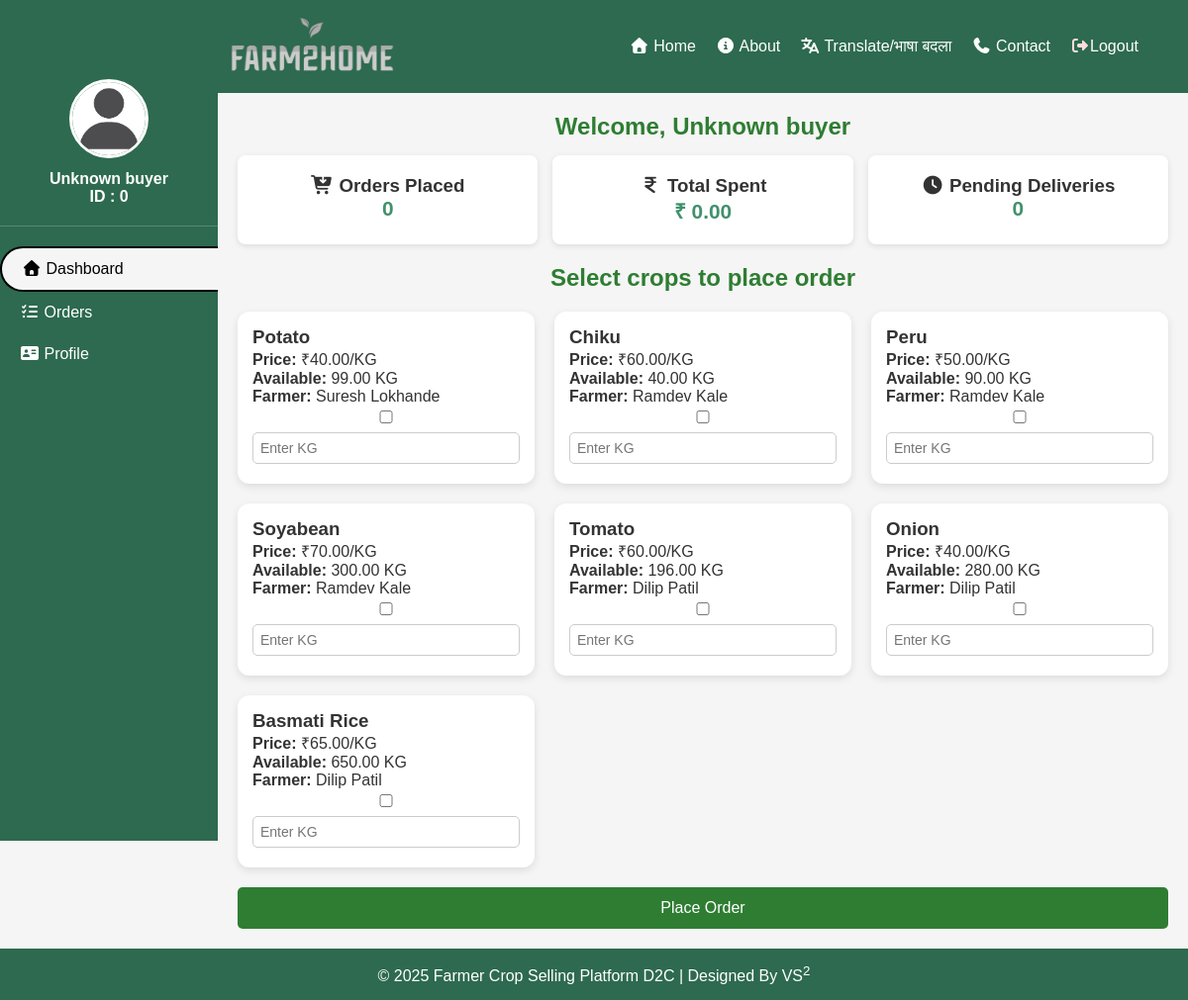
The page /buyer.php (signed in) on the database its author committed.
### tables this page shows
CREATE TABLE `crop` (
  `crop_id` int(11) NOT NULL,
  `crop_category` enum('Vegetable','Fruit','Cereal','Pulses','Oilseed','Spices','Mixed') NOT NULL DEFAULT 'Mixed',
  `crop_name` varchar(30) NOT NULL,
  `crop_quantity_in_kg` decimal(10,2) NOT NULL CHECK (`crop_quantity_in_kg` > 0),
  `crop_price_per_kg` decimal(10,2) NOT NULL CHECK (`crop_price_per_kg` > 0),
  `crop_description` text DEFAULT NULL,
  `crop_status` enum('available','sold') NOT NULL DEFAULT 'available',
  `crop_harvest_date` date NOT NULL,
  `best_before_days` int(11) NOT NULL CHECK (`best_before_days` > 0),
  `farmer_id` int(11) DEFAULT NULL
);

CREATE TABLE `farmer` (
  `farmer_id` int(11) NOT NULL,
  `farmer_name` varchar(30) NOT NULL,
  `farmer_age` int(11) NOT NULL,
  `farmer_gender` enum('M','F','O') DEFAULT NULL,
  `farmer_address` varchar(200) NOT NULL,
  `city` varchar(15) DEFAULT NULL,
  `state` varchar(15) DEFAULT NULL,
  `pin_code` varchar(6) NOT NULL CHECK (`pin_code` regexp '^[0-9]{6}$'),
  `farmer_aadhar_no` varchar(12) NOT NULL CHECK (`farmer_aadhar_no` regexp '^[0-9]{12}$'),
  `farmer_pan_no` varchar(10) NOT NULL CHECK (`farmer_pan_no` regexp '^[A-Z]{5}[0-9]{4}[A-Z]{1}$'),
  `farmer_contact_no` varchar(15) NOT NULL CHECK (`farmer_contact_no` regexp '^[6-9][0-9]{9}$'),
  `farmer_mail_id` varchar(40) NOT NULL,
  `time_of_registration` timestamp NOT NULL DEFAULT current_timestamp(),
  `farmer_username` varchar(20) NOT NULL,
  `farmer_password` char(255) NOT NULL
);

### buyer.php (the view, shortened to what this page needs)
<?php
    include 'db.php';
    $username = $_SESSION['username'];
    $sql = "SELECT buyer_name FROM buyer WHERE buyer_username = ?";
    $stmt = $conn->prepare($sql);
    $stmt->bind_param("s", $username);
    $stmt->execute();
    $result = $stmt->get_result();
    if ($row = $result->fetch_assoc()) {
        $buyer_name = $row['buyer_name'];
    } else {
        $buyer_name = "Unknown buyer";
    }
    $sql = "SELECT buyer_id FROM buyer WHERE buyer_username = ?";
    $stmt = $conn->prepare($sql);
    $stmt->bind_param("s", $username);
    $stmt->execute();
    $result = $stmt->get_result();
    if ($row = $result->fetch_assoc()) {
        $buyer_id = $row['buyer_id'];
    } else {
        $buyer_id =0;
    }
    $sql_orders = "SELECT COUNT(*) AS total_orders
                FROM orders
                WHERE buyer_id = ?";
    $stmt = $conn->prepare($sql_orders);
    $stmt->bind_param("i", $buyer_id);
    $stmt->execute();
    $res = $stmt->get_result();
    $row = $res->fetch_assoc();
    $total_orders = $row['total_orders'] ?? 0;
    $sql_pending = "SELECT COUNT(*) AS pending_count
                    FROM orders
                    WHERE buyer_id = ?
                    AND order_status = 'Pending'";
    $stmt = $conn->prepare($sql_pending);
    $stmt->bind_param("i", $buyer_id);
    $stmt->execute();
    $res = $stmt->get_result();
    $row = $res->fetch_assoc();
    $pending_deliveries = $row['pending_count'] ?? 0;
    $sql_spent = "SELECT SUM(total_price) AS spent
                FROM orders
                WHERE buyer_id = ?";
    $stmt = $conn->prepare($sql_spent);
    $stmt->bind_param("i", $buyer_id);
    $stmt->execute();
    $res = $stmt->get_result();
    $row = $res->fetch_assoc();
    $total_spent = $row['spent'] ?? 0;
?>
<!DOCTYPE html>
<html lang="en">
<head>
    <link rel="stylesheet" href="dashboard-style.css">
    <link rel="stylesheet" href="style.css">
    <link rel="stylesheet" href="https://cdnjs.cloudflare.com/ajax/libs/font-awesome/7.0.1/css/all.min.css">
</head>
<body>
    <header>
        <div class="logo"><img src="img\logo.png" alt="logo here"></div>
        <nav>
            <ul>
                <li><a href="index.php"><i class="fa-solid fa-house"></i> Home</a></li>
                <li><a href="index.php"><i class=" fa-solid fa-circle-info"></i> About</a></li>
                <li><a href="#translate"><i class="fa-solid fa-language"></i> Translate/भाषा बदला</a></li>
                <li><a href="#"><i class="fa-solid fa-phone"></i> Contact</a></li>
                <li class="logout-link">
                    <form action="logout.php" method="POST" class="logout">
                        <i class="fa-solid fa-right-from-bracket"></i><a href="index.php">Logout</a>
                    </form>
                </li>
            </ul>
        </nav>
    </header>
    <aside class="sidebar" id="sidebar">
        <div class="profile-section">
            <img src="img/user.png" alt="User" class="user-image">
            <h3 class="farmer-name"> <?php echo htmlspecialchars($buyer_name); ?></h3>
            <h3 class="farmer-name"> ID : <?php echo htmlspecialchars($buyer_id); ?></h3>
        </div>
        <ul>
            <li class="active" onclick="showSection('dashboard', event)"><i class="fa-solid fa-house"></i> Dashboard</li>
            <li onclick="showSection('orders', event)"><i class="fa-solid fa-list-check"></i> Orders</li>
            <li onclick="showSection('profile', event)"><i class="fa-solid fa-address-card"></i> Profile</li>
        </ul>
    </aside>
    <main class="main-content">
        <section id="dashboard" class="content-section active">
           <h2>Welcome, <?php echo htmlspecialchars($buyer_name); ?></h2>
            <div class="stats-cards">
                <div class="card">
                    <h3><i class="fa-solid fa-cart-arrow-down"></i> Orders Placed</h3>
                    <p><?php echo $total_orders; ?></p>
                </div>
                <div class="card">
                    <h3><i class="fa-solid fa-indian-rupee-sign"></i> Total Spent</h3>
                    <p>₹ <?php echo number_format($total_spent,2); ?></p>
                </div>
                <div class="card">
                    <h3><i class="fa-solid fa-clock"></i> Pending Deliveries</h3>
                    <p><?php echo $pending_deliveries; ?></p>
                </div>
            </div>
            <h2>Select crops to place order</h2>
            <form method="POST" id="orderForm">
                <div class="crop-grid">
                    <?php
                    $sql = "SELECT crop.crop_id, crop.crop_name, crop.crop_price_per_kg, crop.crop_quantity_in_kg, farmer.farmer_name
                            FROM crop
                            INNER JOIN farmer ON crop.farmer_id = farmer.farmer_id
                            WHERE crop.crop_status='available'";
                    $result = mysqli_query($conn, $sql);
                    while ($row = mysqli_fetch_assoc($result)) { ?>
                        <div class="crop-card">
                            <h3><?php echo $row['crop_name']; ?></h3>
                            <p><strong>Price:</strong> ₹<?php echo $row['crop_price_per_kg']; ?>/KG</p>
                            <p><strong>Available:</strong> <?php echo $row['crop_quantity_in_kg']; ?> KG</p>
                            <p><strong>Farmer:</strong> <?php echo $row['farmer_name']; ?></p>
                            <input type="checkbox"
                                name="selected_crops[]"
                                value="<?php echo $row['crop_id']; ?>">
                            <input type="number"
                                name="qty[<?php echo $row['crop_id']; ?>]"
                                class="order-input"
                                min="1"
                                max="<?php echo $row['crop_quantity_in_kg']; ?>"
                                step="0.5"
                                placeholder="Enter KG">
                        </div>
                    <?php } ?>
                </div>
                <button type="button" onclick="showPaymentWindow()">Place Order</button>
            </form>
        </section>
    </main>
    <footer>
        <p>© 2025 Farmer Crop Selling Platform D2C | Designed By VS<sup>2</sup> </p>
    </footer>
</body>
</html>

### dashboard-style.css (style rules this page uses)
* { margin: 0; padding: 0; box-sizing: border-box; font-family: Arial, sans-serif; }
body { background: #f5f5f5; color: #333; }
.sidebar { width: 220px; background: #2d6a4f; color: #fff; height: 100vh; position: fixed; top: 50px; left: 0; padding-top: 20px; transition: transform 0.3s ease; }
.profile-section { text-align: center; padding: 10px 0 20px; border-bottom: 1px solid rgba(255, 255, 255, 0.2); }
.user-image { width: 80px; height: 80px; border-radius: 50%; border: 3px solid #fff; margin-bottom: 8px; }
.farmer-name { font-size: 1rem; font-weight: bold; }
.sidebar ul { list-style: none; margin-top: 20px; }
.sidebar li { padding: 12px 20px; cursor: pointer; }
.sidebar li:hover, .sidebar li.active { background: #f5f5f5; border-top-left-radius: 50px; border-bottom-left-radius: 50px; border-width: 2px 0 2px 2px; border-style: solid; border-color: #000; color: #000; }
.logout-link { color: #ffdddd; }
.main-content { margin-left: 220px; padding: 20px; }
.content-section { display: none; }
.content-section.active { display: block; }
h2 { margin-bottom: 15px; }
.stats-cards { display: grid; grid-template-columns: repeat(auto-fit, minmax(180px, 1fr)); gap: 15px; margin-bottom: 20px; }
.card { background: #fff; padding: 20px; text-align: center; border-radius: 8px; box-shadow: 0 2px 6px rgba(0, 0, 0, 0.1); transition: transform 0.3s ease, box-shadow 0.3s ease; }
.card p { font-size: 1.3rem; font-weight: bold; color: #40916c; }
h2 { text-align: center; color: #2e7d32; }
input, textarea, select { width: 100%; padding: 10px; margin-top: 5px; border: 1px solid #ccc; border-radius: 5px; font-size: 14px; }
button { background-color: #2e7d32; color: white; padding: 12px 20px; border: none; border-radius: 5px; margin-top: 20px; width: 100%; cursor: pointer; font-size: 16px; }

### style.css (style rules this page uses)
* { margin: 0; padding: 0; box-sizing: border-box; font-family: Arial, sans-serif; }
header { background-color: #2d6a4f; color: white; display: flex; justify-content: space-between; align-items: center; padding: 15px 50px; }
nav ul { list-style: none; display: flex; gap: 20px; }
nav ul li a { text-decoration: none; color: white; font-weight: 500; transition-duration: 0.5s; }
footer { background-color: #2d6a4f; color: white; text-align: center; padding: 15px 0; }

### buyer.php (style rules this page uses)
.logo img { height: 60px; width: auto; margin-left: 180px; }
.crop-grid { display: grid; grid-template-columns: repeat(auto-fit, minmax(260px, 1fr)); gap: 20px; margin-top: 20px; }
.crop-card { background: white; padding: 15px; border-radius: 12px; box-shadow: 0 3px 8px rgba(0,0,0,0.1); }
.order-input { width: 100%; padding: 7px; margin: 5px 0; border-radius: 5px; }

### rows shown on the page
crop: crop_name "Potato", crop_price_per_kg "40.00", crop_quantity_in_kg "99.00", farmer.farmer_name "Suresh Lokhande"
crop: crop_name "Chiku", crop_price_per_kg "60.00", crop_quantity_in_kg "40.00", farmer.farmer_name "Ramdev Kale"
crop: crop_name "Peru", crop_price_per_kg "50.00", crop_quantity_in_kg "90.00", farmer.farmer_name "Ramdev Kale"
crop: crop_name "Soyabean", crop_price_per_kg "70.00", crop_quantity_in_kg "300.00", farmer.farmer_name "Ramdev Kale"
crop: crop_name "Tomato", crop_price_per_kg "60.00", crop_quantity_in_kg "196.00", farmer.farmer_name "Dilip Patil"
crop: crop_name "Onion", crop_price_per_kg "40.00", crop_quantity_in_kg "280.00", farmer.farmer_name "Dilip Patil"
crop: crop_name "Basmati Rice", crop_price_per_kg "65.00", crop_quantity_in_kg "650.00", farmer.farmer_name "Dilip Patil"

### other values the page prints
$buyer_name "Unknown buyer"
$buyer_id "0"
$total_orders "0"
$total_spent "0.00"
$pending_deliveries "0"
